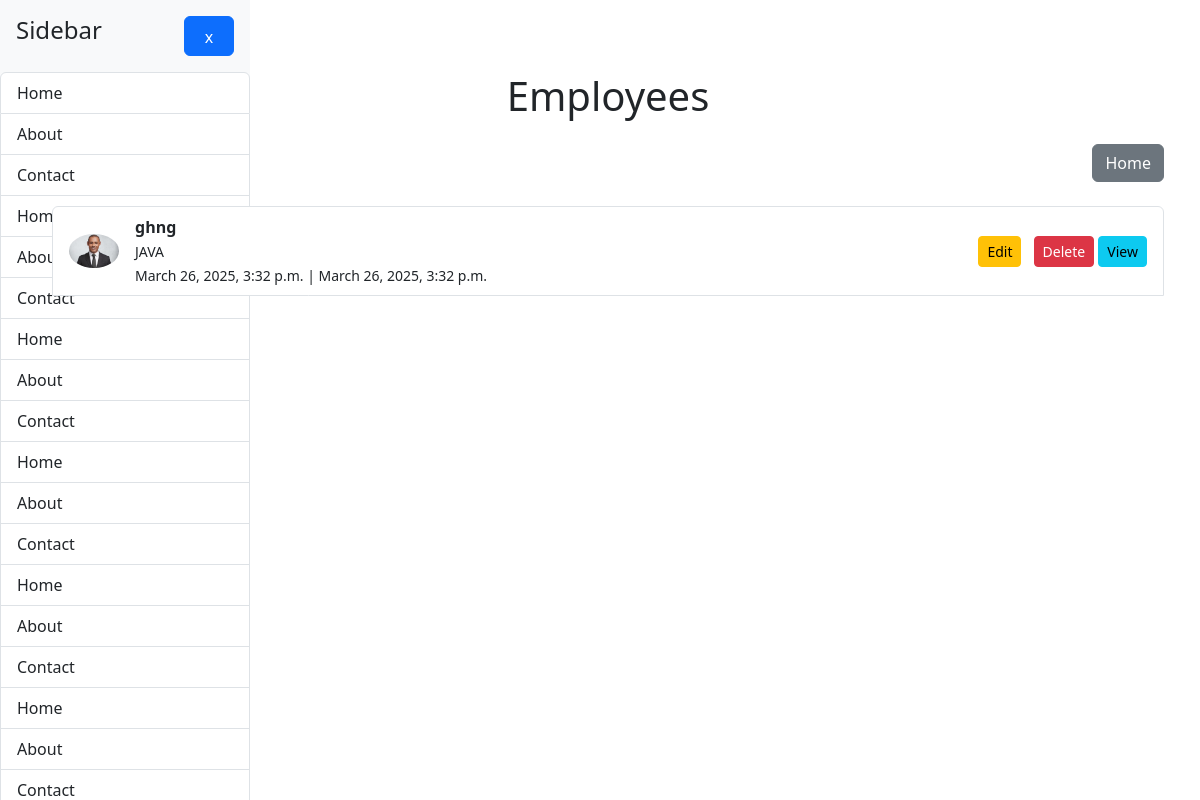
The page /employees on the database its author committed.
### master/models.py (models this page shows, shortened)
class BaseClass(models.Model):
    created_at = models.DateTimeField(auto_now_add=True)
    updated_at = models.DateTimeField(auto_now=True)
    class Meta:
        abstract = True

class Employee(BaseClass):
    profile = models.ImageField(upload_to=r"images/",default=r"default/image.png")
    dept = models.ForeignKey(Departments,on_delete=models.CASCADE)
    name = models.CharField(max_length=20)
    password = models.CharField(max_length=20)
    comp_time = models.DateTimeField(default=timezone.now)

class Departments(BaseClass):
    d_name = models.CharField(max_length=20)
    about = models.TextField(blank=True)
    def __str__(self):
        return f"{self.d_name}"

### master/views.py (the view)
# urls.py: path("employees", emp_view, name='emp_view'),
def emp_view(request):
    get_emps = Employee.objects.all()
    context = {"emps":get_emps}
    return render (request, "master/employees.html", context=context)

### master/templates/master/employees.html (shortened to what this page needs)
{% extends './base.html' %}
{% block content %}
    <div class="container mt-5">
        <h1 class="text-center mb-4">Employees</h1>
        <div class="d-flex justify-content-between mb-4">
            <a href="{% url 'add_emps' %}" class="btn btn-primary">Add Employees</a>
            <a href="{% url 'home_view' %}" class="btn btn-secondary">Home</a>
        </div>
        <div class="list-group">
            {% for e in emps %}
                <div class="list-group-item d-flex justify-content-between align-items-center">
                    <div class="d-flex align-items-center">
                        <img src="{{e.profile.url}}" width="50px" alt="Profile Picture" class="rounded-circle me-3">
                        <div>
                            <strong>{{e.name}}</strong><br>
                            <small>{{e.dept}}</small><br>
                            <small>{{e.created_at}} | {{e.updated_at}}</small>
                        </div>
                    </div>
                    <div>
                        <a href="{% url 'edit_emp' id=e.id %}" class="btn btn-warning btn-sm me-2">Edit</a>
                        <a href="{% url 'delete_emp' id=e.id %}" class="btn btn-danger btn-sm">Delete</a>
                        <button type="button" class="btn btn-info btn-sm" data-bs-toggle="modal" data-bs-target="#viewModal{{e.id}}">
                            View
                        </button>
                    </div>
                </div>
            {% endfor %}
        </div>
    </div>
{% endblock %}

### rows shown on the page
Employee: profile (picture), name "ghng", dept "JAVA", created_at "March 26, 2025, 3:32 p.m.", updated_at "March 26, 2025, 3:32 p.m."
